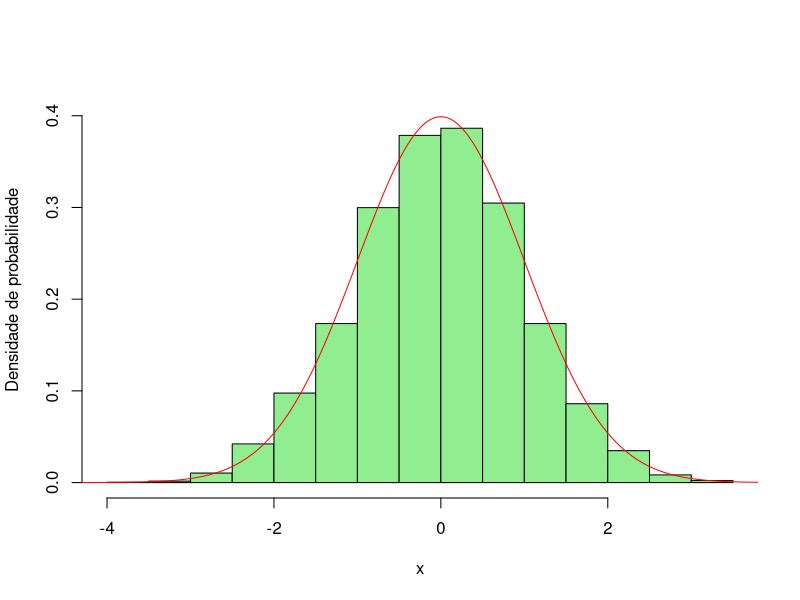

The R source for this figure:
## ---- chunk 1
knitr::opts_chunk$set(echo = TRUE)
## ---- chunk 2
x <- seq(-5,5,0.001)
y <- dnorm(x)

hist(h <- rnorm(10000), probability = TRUE, 
     col = "lightgreen", ylim = c(0,0.42), main = "", 
     xlab = "x", ylab = "Densidade de probabilidade")

lines(x, y, type = "l", col = "red")
